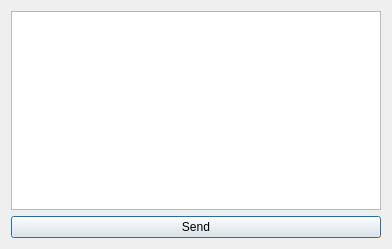
<?xml version="1.0" encoding="UTF-8"?>
<ui version="4.0">
 <class>Dialog</class>
 <widget class="QDialog" name="Dialog">
  <property name="geometry">
   <rect>
    <x>0</x>
    <y>0</y>
    <width>392</width>
    <height>249</height>
   </rect>
  </property>
  <property name="windowTitle">
   <string>Dialog</string>
  </property>
  <layout class="QVBoxLayout" name="verticalLayout">
   <item>
    <widget class="QTextEdit" name="text_edit"/>
   </item>
   <item>
    <widget class="QPushButton" name="send_btn">
     <property name="text">
      <string>Send</string>
     </property>
    </widget>
   </item>
  </layout>
 </widget>
 <resources/>
 <connections/>
</ui>
